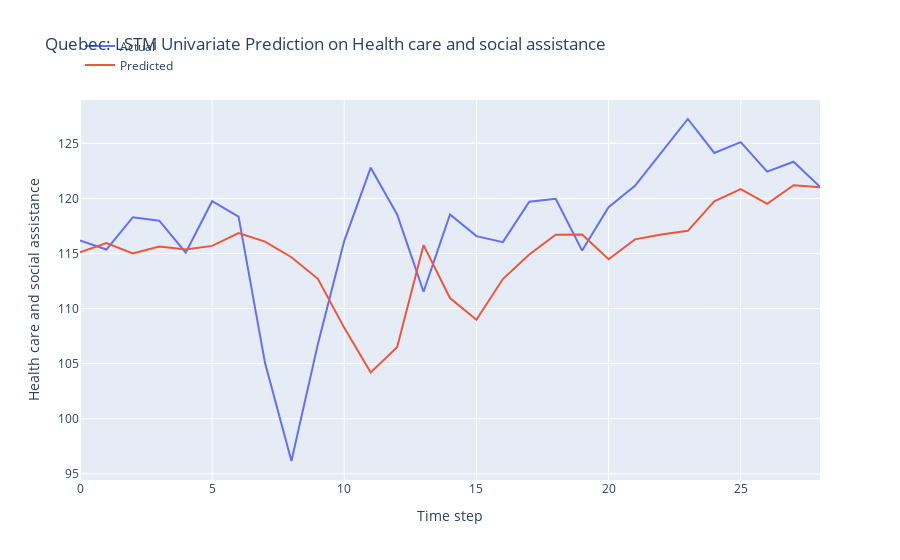

This figure's notebook cell:
### Markdown cell above
LSTM Model Development

### Code cell
n_features = 1
X_train = X_train.reshape(X_train.shape[0], X_train.shape[1], n_features)

# define model
model = Sequential()
model.add(LSTM(50, activation='relu', input_shape=(n_steps, n_features)))
model.add(Dense(1))

# model = Sequential()
# model.add(LSTM(100, activation='relu', input_shape=(n_steps, n_features), kernel_regularizer=L2(0.001), return_sequences=True))
# model.add(LSTM(50, activation='relu', kernel_regularizer=L2(0.01)))
# model.add(Dense(1))

def r_squared(y_true, y_pred):
    SS_res =  K.sum(K.square(y_true - y_pred)) 
    SS_tot = K.sum(K.square(y_true - K.mean(y_true))) 
    return ( 1 - SS_res/(SS_tot + K.epsilon()) )

# Compile the model
model.compile(optimizer='adam', 
              loss='mse',
              metrics=[r_squared])

early_stopping = EarlyStopping(monitor='loss', patience=5, restore_best_weights=True)

# fit model
history = model.fit(X_train, y_train, 
          epochs = 20,
          batch_size = 32,
          verbose = 0,
          callbacks=[early_stopping])

# Obtain the MSE and R-squared from the last epoch
last_epoch_mse = history.history['loss'][-1]
last_epoch_r_squared = history.history['r_squared'][-1]

# Print the MSE and R-squared
print("Mean Squared Error (MSE) from the last epoch:", last_epoch_mse)
print("R-squared from the last epoch:", last_epoch_r_squared)

# plot loss and r2 score
plt.figure(figsize=(10, 6))

# Plot train loss
plt.plot(history.history['loss'], label='Train Loss')

# Plot train R-squared score
plt.plot(history.history['r_squared'], label='Train R2')

plt.title('Model Training Loss and R-squared Score')
plt.xlabel('Epochs')
plt.ylabel('Value')
plt.legend()
plt.grid(True)
plt.show()

# Evaluate the model
loss = model.evaluate(X_test, y_test)
print("MSE and R_squared:", loss)

# make prediction on test data
X_test = X_test.reshape(X_test.shape[0], X_test.shape[1], n_features)
y_pred = model.predict(X_test)

# Print the first 5 predictions and actual values
print("Predictions:")
flattened_predictions = [pred[0] for pred in y_pred[:10]]
print(flattened_predictions)
# print(y_pred[:10].tolist())
print("Actual values:")
rounded_actual_values = [round(value, len(str(prediction).split('.')[1])) for value, prediction in zip(y_test[:10], flattened_predictions)]
print(rounded_actual_values)

# plot the actual and predicted values for test data
trace1 = go.Scatter(x=np.arange(len(y_test)), y=y_test.flatten(), mode='lines', name='Actual')
trace2 = go.Scatter(x=np.arange(len(y_pred)), y=y_pred.flatten(), mode='lines', name='Predicted')

# Create layout
layout = go.Layout(
    title='Quebec: LSTM Univariate Prediction on Health care and social assistance',
    xaxis=dict(title='Time step'),
    yaxis=dict(title='Health care and social assistance'),
    legend=dict(x=0, y=1.18)
)

# Create figure
fig = go.Figure(data=[trace1, trace2], layout=layout)

# Show plot
fig.show()

### Figure 1 — Plotly figure (JSON) as saved in the notebook; plotly's stock layout.template omitted (floating-point values rounded to 4 significant figures)
{"data": [{"mode": "lines", "name": "Actual", "type": "scatter", "x": [0, 1, 2, 3, 4, 5, 6, 7, 8, 9, 10, 11, 12, 13, 14, 15, 16, 17, 18, 19, 20, 21, 22, 23, 24, 25, 26, 27, 28], "y": [116.2, 115.4, 118.3, 118.0, 115.1, 119.7, 118.3, 105.1, 96.16, 106.8, 116.1, 122.8, 118.5, 111.5, 118.5, 116.6, 116.0, 119.7, 120.0, 115.3, 119.2, 121.1, 124.2, 127.2, 124.1, 125.1, 122.4, 123.3, 121.0]}, {"mode": "lines", "name": "Predicted", "type": "scatter", "x": [0, 1, 2, 3, 4, 5, 6, 7, 8, 9, 10, 11, 12, 13, 14, 15, 16, 17, 18, 19, 20, 21, 22, 23, 24, 25, 26, 27, 28], "y": [115.1, 115.9, 115.0, 115.6, 115.4, 115.7, 116.8, 116.1, 114.7, 112.7, 108.2, 104.2, 106.5, 115.8, 111.0, 109.0, 112.7, 114.9, 116.7, 116.7, 114.5, 116.3, 116.7, 117.1, 119.7, 120.8, 119.5, 121.2, 121.0]}], "layout": {"legend": {"x": 0, "y": 1.18}, "title": {"text": "Quebec: LSTM Univariate Prediction on Health care and social assistance"}, "xaxis": {"title": {"text": "Time step"}}, "yaxis": {"title": {"text": "Health care and social assistance"}}}}
